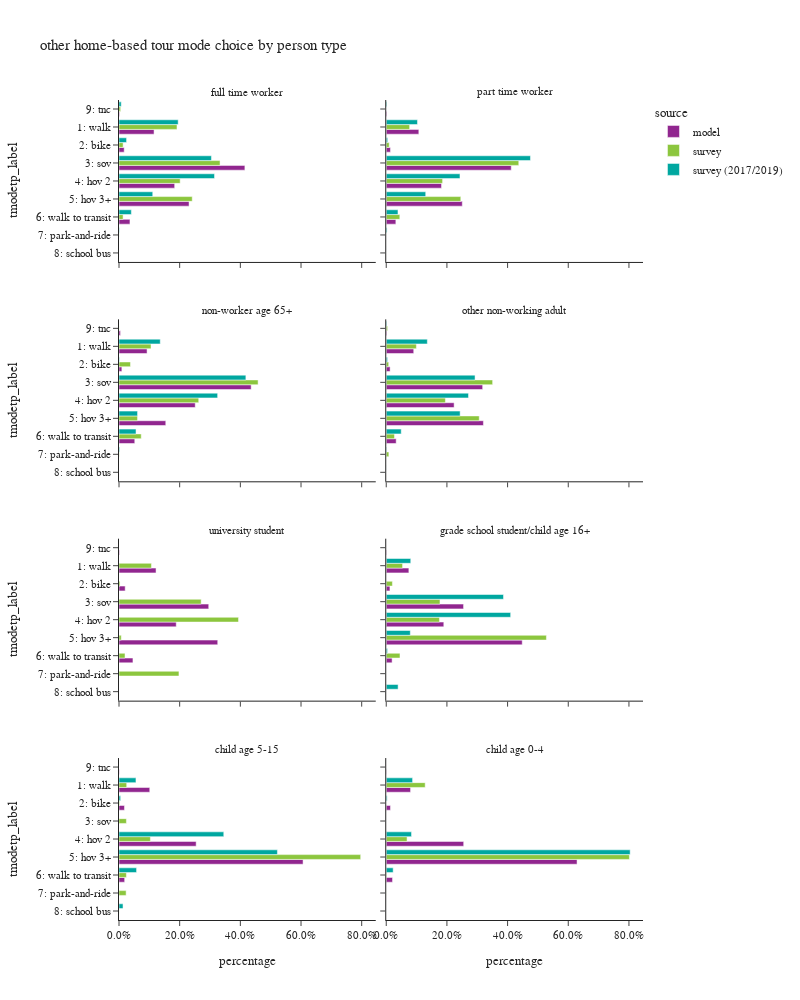

The cell this chart's notebook holds for it:
### Code cell
plot_mode_choice(hb_tour,"pptyp_label",
                 {"pptyp_label":["full time worker","part time worker","non-worker age 65+","other non-working adult",
                                 "university student","grade school student/child age 16+","child age 5-15","child age 0-4"],
                  "tmodetp_label":["1: walk","2: bike","3: sov","4: hov 2","5: hov 3+","6: walk to transit",
                                   "7: park-and-ride","8: school bus","9: other–survey only"]},
                 "person type",2,1000)

### Figure 1 — Plotly figure (JSON) as saved in the notebook; plotly's stock layout.template omitted (floating-point values rounded to 4 significant figures)
{"data": [{"alignmentgroup": "True", "customdata": [[85940], [12714], [308541], [136459], [171709], [26870], [1363]], "hovertemplate": "source=model<br>pptyp_label=full time worker<br>percentage=%{x}<br>tmodetp_label=%{y}<br>sample count=%{customdata[0]}<extra></extra>", "legendgroup": "model", "marker": {"color": "#91268F", "pattern": {"shape": ""}}, "name": "model", "offsetgroup": "model", "orientation": "h", "showlegend": true, "textposition": "auto", "type": "bar", "x": [0.1156, 0.0171, 0.4149, 0.1835, 0.2309, 0.03614, 0.001833], "xaxis": "x7", "y": ["1: walk", "2: bike", "3: sov", "4: hov 2", "5: hov 3+", "6: walk to transit", "9: tnc"], "yaxis": "y7"}, {"alignmentgroup": "True", "customdata": [[32387], [4179], [124207], [54936], [75572], [9553], [620]], "hovertemplate": "source=model<br>pptyp_label=part time worker<br>percentage=%{x}<br>tmodetp_label=%{y}<br>sample count=%{customdata[0]}<extra></extra>", "legendgroup": "model", "marker": {"color": "#91268F", "pattern": {"shape": ""}}, "name": "model", "offsetgroup": "model", "orientation": "h", "showlegend": false, "textposition": "auto", "type": "bar", "x": [0.1074, 0.01386, 0.412, 0.1822, 0.2507, 0.03169, 0.002057], "xaxis": "x8", "y": ["1: walk", "2: bike", "3: sov", "4: hov 2", "5: hov 3+", "6: walk to transit", "9: tnc"], "yaxis": "y8"}, {"alignmentgroup": "True", "customdata": [[53619], [5472], [252471], [145620], [89344], [30134], [2888]], "hovertemplate": "source=model<br>pptyp_label=non-worker age 65+<br>percentage=%{x}<br>tmodetp_label=%{y}<br>sample count=%{customdata[0]}<extra></extra>", "legendgroup": "model", "marker": {"color": "#91268F", "pattern": {"shape": ""}}, "name": "model", "offsetgroup": "model", "orientation": "h", "showlegend": false, "textposition": "auto", "type": "bar", "x": [0.09252, 0.009442, 0.4356, 0.2513, 0.1542, 0.052, 0.004983], "xaxis": "x5", "y": ["1: walk", "2: bike", "3: sov", "4: hov 2", "5: hov 3+", "6: walk to transit", "9: tnc"], "yaxis": "y5"}, {"alignmentgroup": "True", "customdata": [[63479], [8938], [222707], [156802], [224466], [22927], [1426]], "hovertemplate": "source=model<br>pptyp_label=other non-working adult<br>percentage=%{x}<br>tmodetp_label=%{y}<br>sample count=%{customdata[0]}<extra></extra>", "legendgroup": "model", "marker": {"color": "#91268F", "pattern": {"shape": ""}}, "name": "model", "offsetgroup": "model", "orientation": "h", "showlegend": false, "textposition": "auto", "type": "bar", "x": [0.09059, 0.01275, 0.3178, 0.2238, 0.3203, 0.03272, 0.002035], "xaxis": "x6", "y": ["1: walk", "2: bike", "3: sov", "4: hov 2", "5: hov 3+", "6: walk to transit", "9: tnc"], "yaxis": "y6"}, {"alignmentgroup": "True", "customdata": [[7159], [1193], [17342], [11065], [19084], [2697], [100]], "hovertemplate": "source=model<br>pptyp_label=university student<br>percentage=%{x}<br>tmodetp_label=%{y}<br>sample count=%{customdata[0]}<extra></extra>", "legendgroup": "model", "marker": {"color": "#91268F", "pattern": {"shape": ""}}, "name": "model", "offsetgroup": "model", "orientation": "h", "showlegend": false, "textposition": "auto", "type": "bar", "x": [0.1221, 0.02034, 0.2957, 0.1887, 0.3254, 0.04599, 0.001705], "xaxis": "x3", "y": ["1: walk", "2: bike", "3: sov", "4: hov 2", "5: hov 3+", "6: walk to transit", "9: tnc"], "yaxis": "y3"}, {"alignmentgroup": "True", "customdata": [[6417], [1046], [21935], [16332], [38586], [1662], [100]], "hovertemplate": "source=model<br>pptyp_label=grade school student/child age 16+<br>percentage=%{x}<br>tmodetp_label=%{y}<br>sample count=%{customdata[0]}<extra></extra>", "legendgroup": "model", "marker": {"color": "#91268F", "pattern": {"shape": ""}}, "name": "model", "offsetgroup": "model", "orientation": "h", "showlegend": false, "textposition": "auto", "type": "bar", "x": [0.07455, 0.01215, 0.2548, 0.1897, 0.4483, 0.01931, 0.001162], "xaxis": "x4", "y": ["1: walk", "2: bike", "3: sov", "4: hov 2", "5: hov 3+", "6: walk to transit", "9: tnc"], "yaxis": "y4"}, {"alignmentgroup": "True", "customdata": [[13129], [2333], [32940], [78587], [2415], [118]], "hovertemplate": "source=model<br>pptyp_label=child age 5-15<br>percentage=%{x}<br>tmodetp_label=%{y}<br>sample count=%{customdata[0]}<extra></extra>", "legendgroup": "model", "marker": {"color": "#91268F", "pattern": {"shape": ""}}, "name": "model", "offsetgroup": "model", "orientation": "h", "showlegend": false, "textposition": "auto", "type": "bar", "x": [0.1014, 0.01801, 0.2543, 0.6067, 0.01865, 0.000911], "xaxis": "x", "y": ["1: walk", "2: bike", "4: hov 2", "5: hov 3+", "6: walk to transit", "9: tnc"], "yaxis": "y"}, {"alignmentgroup": "True", "customdata": [[11996], [2090], [38202], [94121], [3097], [134]], "hovertemplate": "source=model<br>pptyp_label=child age 0-4<br>percentage=%{x}<br>tmodetp_label=%{y}<br>sample count=%{customdata[0]}<extra></extra>", "legendgroup": "model", "marker": {"color": "#91268F", "pattern": {"shape": ""}}, "name": "model", "offsetgroup": "model", "orientation": "h", "showlegend": false, "textposition": "auto", "type": "bar", "x": [0.08017, 0.01397, 0.2553, 0.629, 0.0207, 0.0008955], "xaxis": "x2", "y": ["1: walk", "2: bike", "4: hov 2", "5: hov 3+", "6: walk to transit", "9: tnc"], "yaxis": "y2"}, {"alignmentgroup": "True", "customdata": [[434], [49], [419], [250], [130], [44], [2], [12]], "hovertemplate": "source=survey<br>pptyp_label=full time worker<br>percentage=%{x}<br>tmodetp_label=%{y}<br>sample count=%{customdata[0]}<extra></extra>", "legendgroup": "survey", "marker": {"color": "#8CC63E", "pattern": {"shape": ""}}, "name": "survey", "offsetgroup": "survey", "orientation": "h", "showlegend": true, "textposition": "auto", "type": "bar", "x": [0.1912, 0.01355, 0.3331, 0.2016, 0.2414, 0.01344, 0.0002852, 0.005483], "xaxis": "x7", "y": ["1: walk", "2: bike", "3: sov", "4: hov 2", "5: hov 3+", "6: walk to transit", "7: park-and-ride", "9: tnc"], "yaxis": "y7"}, {"alignmentgroup": "True", "customdata": [[73], [13], [142], [67], [42], [25]], "hovertemplate": "source=survey<br>pptyp_label=part time worker<br>percentage=%{x}<br>tmodetp_label=%{y}<br>sample count=%{customdata[0]}<extra></extra>", "legendgroup": "survey", "marker": {"color": "#8CC63E", "pattern": {"shape": ""}}, "name": "survey", "offsetgroup": "survey", "orientation": "h", "showlegend": false, "textposition": "auto", "type": "bar", "x": [0.07713, 0.009785, 0.4369, 0.1858, 0.2457, 0.04473], "xaxis": "x8", "y": ["1: walk", "2: bike", "3: sov", "4: hov 2", "5: hov 3+", "6: walk to transit"], "yaxis": "y8"}, {"alignmentgroup": "True", "customdata": [[150], [22], [410], [246], [52], [57], [4], [1]], "hovertemplate": "source=survey<br>pptyp_label=non-worker age 65+<br>percentage=%{x}<br>tmodetp_label=%{y}<br>sample count=%{customdata[0]}<extra></extra>", "legendgroup": "survey", "marker": {"color": "#8CC63E", "pattern": {"shape": ""}}, "name": "survey", "offsetgroup": "survey", "orientation": "h", "showlegend": false, "textposition": "auto", "type": "bar", "x": [0.1055, 0.03785, 0.4585, 0.2628, 0.06111, 0.07327, 0.0006388, 0.0003188], "xaxis": "x5", "y": ["1: walk", "2: bike", "3: sov", "4: hov 2", "5: hov 3+", "6: walk to transit", "7: park-and-ride", "9: tnc"], "yaxis": "y5"}, {"alignmentgroup": "True", "customdata": [[175], [25], [311], [172], [102], [60], [5], [6]], "hovertemplate": "source=survey<br>pptyp_label=other non-working adult<br>percentage=%{x}<br>tmodetp_label=%{y}<br>sample count=%{customdata[0]}<extra></extra>", "legendgroup": "survey", "marker": {"color": "#8CC63E", "pattern": {"shape": ""}}, "name": "survey", "offsetgroup": "survey", "orientation": "h", "showlegend": false, "textposition": "auto", "type": "bar", "x": [0.09939, 0.008075, 0.3507, 0.195, 0.3065, 0.02719, 0.008626, 0.004451], "xaxis": "x6", "y": ["1: walk", "2: bike", "3: sov", "4: hov 2", "5: hov 3+", "6: walk to transit", "7: park-and-ride", "9: tnc"], "yaxis": "y6"}, {"alignmentgroup": "True", "customdata": [[38], [4], [21], [12], [4], [7], [3]], "hovertemplate": "source=survey<br>pptyp_label=university student<br>percentage=%{x}<br>tmodetp_label=%{y}<br>sample count=%{customdata[0]}<extra></extra>", "legendgroup": "survey", "marker": {"color": "#8CC63E", "pattern": {"shape": ""}}, "name": "survey", "offsetgroup": "survey", "orientation": "h", "showlegend": false, "textposition": "auto", "type": "bar", "x": [0.1069, 0.003398, 0.2708, 0.394, 0.007462, 0.01981, 0.1976], "xaxis": "x3", "y": ["1: walk", "2: bike", "3: sov", "4: hov 2", "5: hov 3+", "6: walk to transit", "7: park-and-ride"], "yaxis": "y3"}, {"alignmentgroup": "True", "customdata": [[4], [2], [13], [9], [15], [2]], "hovertemplate": "source=survey<br>pptyp_label=grade school student/child age 16+<br>percentage=%{x}<br>tmodetp_label=%{y}<br>sample count=%{customdata[0]}<extra></extra>", "legendgroup": "survey", "marker": {"color": "#8CC63E", "pattern": {"shape": ""}}, "name": "survey", "offsetgroup": "survey", "orientation": "h", "showlegend": false, "textposition": "auto", "type": "bar", "x": [0.05384, 0.02031, 0.1771, 0.1754, 0.528, 0.04532], "xaxis": "x4", "y": ["1: walk", "2: bike", "3: sov", "4: hov 2", "5: hov 3+", "6: walk to transit"], "yaxis": "y4"}, {"alignmentgroup": "True", "customdata": [[8], [3], [1], [41], [96], [4], [1], [2]], "hovertemplate": "source=survey<br>pptyp_label=child age 5-15<br>percentage=%{x}<br>tmodetp_label=%{y}<br>sample count=%{customdata[0]}<extra></extra>", "legendgroup": "survey", "marker": {"color": "#8CC63E", "pattern": {"shape": ""}}, "name": "survey", "offsetgroup": "survey", "orientation": "h", "showlegend": false, "textposition": "auto", "type": "bar", "x": [0.0254, 0.001926, 0.0244, 0.1035, 0.7967, 0.0244, 0.02346, 0.000267], "xaxis": "x", "y": ["1: walk", "2: bike", "3: sov", "4: hov 2", "5: hov 3+", "6: walk to transit", "7: park-and-ride", "8: school bus"], "yaxis": "y"}, {"alignmentgroup": "True", "customdata": [[24], [14], [65], [1], [1]], "hovertemplate": "source=survey<br>pptyp_label=child age 0-4<br>percentage=%{x}<br>tmodetp_label=%{y}<br>sample count=%{customdata[0]}<extra></extra>", "legendgroup": "survey", "marker": {"color": "#8CC63E", "pattern": {"shape": ""}}, "name": "survey", "offsetgroup": "survey", "orientation": "h", "showlegend": false, "textposition": "auto", "type": "bar", "x": [0.1283, 0.06863, 0.8015, 0.001273, 0.0002254], "xaxis": "x2", "y": ["1: walk", "4: hov 2", "5: hov 3+", "6: walk to transit", "7: park-and-ride"], "yaxis": "y2"}, {"alignmentgroup": "True", "customdata": [[806], [44], [595], [456], [166], [145], [6], [36]], "hovertemplate": "source=survey (2017/2019)<br>pptyp_label=full time worker<br>percentage=%{x}<br>tmodetp_label=%{y}<br>sample count=%{customdata[0]}<extra></extra>", "legendgroup": "survey (2017/2019)", "marker": {"color": "#00A7A0", "pattern": {"shape": ""}}, "name": "survey (2017/2019)", "offsetgroup": "survey (2017/2019)", "orientation": "h", "showlegend": true, "textposition": "auto", "type": "bar", "x": [0.1951, 0.02494, 0.3047, 0.3149, 0.1112, 0.04078, 0.001107, 0.007361], "xaxis": "x7", "y": ["1: walk", "2: bike", "3: sov", "4: hov 2", "5: hov 3+", "6: walk to transit", "7: park-and-ride", "9: tnc"], "yaxis": "y7"}, {"alignmentgroup": "True", "customdata": [[188], [9], [220], [143], [82], [55], [2], [1], [6]], "hovertemplate": "source=survey (2017/2019)<br>pptyp_label=part time worker<br>percentage=%{x}<br>tmodetp_label=%{y}<br>sample count=%{customdata[0]}<extra></extra>", "legendgroup": "survey (2017/2019)", "marker": {"color": "#00A7A0", "pattern": {"shape": ""}}, "name": "survey (2017/2019)", "offsetgroup": "survey (2017/2019)", "orientation": "h", "showlegend": false, "textposition": "auto", "type": "bar", "x": [0.103, 0.004678, 0.4754, 0.243, 0.1301, 0.0387, 0.002664, 0.0001447, 0.002252], "xaxis": "x8", "y": ["1: walk", "2: bike", "3: sov", "4: hov 2", "5: hov 3+", "6: walk to transit", "7: park-and-ride", "8: school bus", "9: tnc"], "yaxis": "y8"}, {"alignmentgroup": "True", "customdata": [[315], [17], [598], [356], [73], [128], [9], [3]], "hovertemplate": "source=survey (2017/2019)<br>pptyp_label=non-worker age 65+<br>percentage=%{x}<br>tmodetp_label=%{y}<br>sample count=%{customdata[0]}<extra></extra>", "legendgroup": "survey (2017/2019)", "marker": {"color": "#00A7A0", "pattern": {"shape": ""}}, "name": "survey (2017/2019)", "offsetgroup": "survey (2017/2019)", "orientation": "h", "showlegend": false, "textposition": "auto", "type": "bar", "x": [0.136, 0.001393, 0.4182, 0.3251, 0.06113, 0.0561, 0.002039, 6.496e-05], "xaxis": "x5", "y": ["1: walk", "2: bike", "3: sov", "4: hov 2", "5: hov 3+", "6: walk to transit", "7: park-and-ride", "9: tnc"], "yaxis": "y5"}, {"alignmentgroup": "True", "customdata": [[479], [31], [480], [371], [201], [186], [5], [2], [20]], "hovertemplate": "source=survey (2017/2019)<br>pptyp_label=other non-working adult<br>percentage=%{x}<br>tmodetp_label=%{y}<br>sample count=%{customdata[0]}<extra></extra>", "legendgroup": "survey (2017/2019)", "marker": {"color": "#00A7A0", "pattern": {"shape": ""}}, "name": "survey (2017/2019)", "offsetgroup": "survey (2017/2019)", "orientation": "h", "showlegend": false, "textposition": "auto", "type": "bar", "x": [0.1354, 0.004296, 0.2928, 0.2712, 0.2436, 0.04937, 0.001311, 0.0001991, 0.00186], "xaxis": "x6", "y": ["1: walk", "2: bike", "3: sov", "4: hov 2", "5: hov 3+", "6: walk to transit", "7: park-and-ride", "8: school bus", "9: tnc"], "yaxis": "y6"}, {"alignmentgroup": "True", "customdata": [[9], [13], [25], [6], [4], [2]], "hovertemplate": "source=survey (2017/2019)<br>pptyp_label=grade school student/child age 16+<br>percentage=%{x}<br>tmodetp_label=%{y}<br>sample count=%{customdata[0]}<extra></extra>", "legendgroup": "survey (2017/2019)", "marker": {"color": "#00A7A0", "pattern": {"shape": ""}}, "name": "survey (2017/2019)", "offsetgroup": "survey (2017/2019)", "orientation": "h", "showlegend": false, "textposition": "auto", "type": "bar", "x": [0.0808, 0.3865, 0.4101, 0.07933, 0.004154, 0.0391], "xaxis": "x4", "y": ["1: walk", "3: sov", "4: hov 2", "5: hov 3+", "6: walk to transit", "8: school bus"], "yaxis": "y4"}, {"alignmentgroup": "True", "customdata": [[34], [4], [68], [149], [10], [7]], "hovertemplate": "source=survey (2017/2019)<br>pptyp_label=child age 5-15<br>percentage=%{x}<br>tmodetp_label=%{y}<br>sample count=%{customdata[0]}<extra></extra>", "legendgroup": "survey (2017/2019)", "marker": {"color": "#00A7A0", "pattern": {"shape": ""}}, "name": "survey (2017/2019)", "offsetgroup": "survey (2017/2019)", "orientation": "h", "showlegend": false, "textposition": "auto", "type": "bar", "x": [0.0559, 0.005335, 0.3453, 0.5222, 0.05793, 0.01329], "xaxis": "x", "y": ["1: walk", "2: bike", "4: hov 2", "5: hov 3+", "6: walk to transit", "8: school bus"], "yaxis": "y"}, {"alignmentgroup": "True", "customdata": [[74], [8], [79], [187], [11]], "hovertemplate": "source=survey (2017/2019)<br>pptyp_label=child age 0-4<br>percentage=%{x}<br>tmodetp_label=%{y}<br>sample count=%{customdata[0]}<extra></extra>", "legendgroup": "survey (2017/2019)", "marker": {"color": "#00A7A0", "pattern": {"shape": ""}}, "name": "survey (2017/2019)", "offsetgroup": "survey (2017/2019)", "orientation": "h", "showlegend": false, "textposition": "auto", "type": "bar", "x": [0.08684, 0.002919, 0.08335, 0.804, 0.02285], "xaxis": "x2", "y": ["1: walk", "2: bike", "4: hov 2", "5: hov 3+", "6: walk to transit"], "yaxis": "y2"}], "layout": {"annotations": [{"font": {}, "showarrow": false, "text": "child age 5-15", "x": 0.245, "xanchor": "center", "xref": "paper", "y": 0.1975, "yanchor": "bottom", "yref": "paper"}, {"font": {}, "showarrow": false, "text": "child age 0-4", "x": 0.755, "xanchor": "center", "xref": "paper", "y": 0.1975, "yanchor": "bottom", "yref": "paper"}, {"font": {}, "showarrow": false, "text": "university student", "x": 0.245, "xanchor": "center", "xref": "paper", "y": 0.465, "yanchor": "bottom", "yref": "paper"}, {"font": {}, "showarrow": false, "text": "grade school student/child age 16+", "x": 0.755, "xanchor": "center", "xref": "paper", "y": 0.465, "yanchor": "bottom", "yref": "paper"}, {"font": {}, "showarrow": false, "text": "non-worker age 65+", "x": 0.245, "xanchor": "center", "xref": "paper", "y": 0.7325, "yanchor": "bottom", "yref": "paper"}, {"font": {}, "showarrow": false, "text": "other non-working adult", "x": 0.755, "xanchor": "center", "xref": "paper", "y": 0.7325, "yanchor": "bottom", "yref": "paper"}, {"font": {}, "showarrow": false, "text": "full time worker", "x": 0.245, "xanchor": "center", "xref": "paper", "y": 1.0, "yanchor": "bottom", "yref": "paper"}, {"font": {}, "showarrow": false, "text": "part time worker", "x": 0.755, "xanchor": "center", "xref": "paper", "y": 1.0, "yanchor": "bottom", "yref": "paper"}], "barmode": "group", "height": 1000, "legend": {"title": {"text": "source"}, "tracegroupgap": 0}, "title": {"text": "other home-based tour mode choice by person type"}, "width": 800, "xaxis": {"anchor": "y", "domain": [0.0, 0.49], "tickformat": ".1%", "title": {"text": "percentage"}}, "xaxis2": {"anchor": "y2", "domain": [0.51, 1.0], "matches": "x", "tickformat": ".1%", "title": {"text": "percentage"}}, "xaxis3": {"anchor": "y3", "domain": [0.0, 0.49], "matches": "x", "showticklabels": false, "tickformat": ".1%"}, "xaxis4": {"anchor": "y4", "domain": [0.51, 1.0], "matches": "x", "showticklabels": false, "tickformat": ".1%"}, "xaxis5": {"anchor": "y5", "domain": [0.0, 0.49], "matches": "x", "showticklabels": false, "tickformat": ".1%"}, "xaxis6": {"anchor": "y6", "domain": [0.51, 1.0], "matches": "x", "showticklabels": false, "tickformat": ".1%"}, "xaxis7": {"anchor": "y7", "domain": [0.0, 0.49], "matches": "x", "showticklabels": false, "tickformat": ".1%"}, "xaxis8": {"anchor": "y8", "domain": [0.51, 1.0], "matches": "x", "showticklabels": false, "tickformat": ".1%"}, "yaxis": {"anchor": "x", "categoryarray": ["9: other–survey only", "8: school bus", "7: park-and-ride", "6: walk to transit", "5: hov 3+", "4: hov 2", "3: sov", "2: bike", "1: walk"], "categoryorder": "array", "domain": [0.0, 0.1975], "title": {"text": "tmodetp_label"}}, "yaxis2": {"anchor": "x2", "domain": [0.0, 0.1975], "matches": "y", "showticklabels": false}, "yaxis3": {"anchor": "x3", "categoryarray": ["9: other–survey only", "8: school bus", "7: park-and-ride", "6: walk to transit", "5: hov 3+", "4: hov 2", "3: sov", "2: bike", "1: walk"], "categoryorder": "array", "domain": [0.2675, 0.465], "matches": "y", "title": {"text": "tmodetp_label"}}, "yaxis4": {"anchor": "x4", "domain": [0.2675, 0.465], "matches": "y", "showticklabels": false}, "yaxis5": {"anchor": "x5", "categoryarray": ["9: other–survey only", "8: school bus", "7: park-and-ride", "6: walk to transit", "5: hov 3+", "4: hov 2", "3: sov", "2: bike", "1: walk"], "categoryorder": "array", "domain": [0.535, 0.7325], "matches": "y", "title": {"text": "tmodetp_label"}}, "yaxis6": {"anchor": "x6", "domain": [0.535, 0.7325], "matches": "y", "showticklabels": false}, "yaxis7": {"anchor": "x7", "categoryarray": ["9: other–survey only", "8: school bus", "7: park-and-ride", "6: walk to transit", "5: hov 3+", "4: hov 2", "3: sov", "2: bike", "1: walk"], "categoryorder": "array", "domain": [0.8025, 1.0], "matches": "y", "title": {"text": "tmodetp_label"}}, "yaxis8": {"anchor": "x8", "domain": [0.8025, 1.0], "matches": "y", "showticklabels": false}}}
